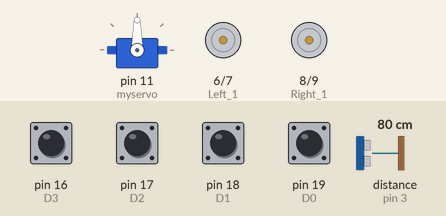
Bench run of a sketch on a simulated Arduino Uno, built with avr-gcc and run on an emulated ATmega328P. Parts: servo, motor-driver pin pairs drawn as motors (green arrow = first pin HIGH = forward, orange = second pin HIGH = backward, longer = more drive, scaled by the enable pin). Wiring (inferred from the names in the program): ultrasonic range finder: trigger pin 2; echo pin 3. The inputs (shaded band) are chosen by the test bench; at power-on: pin 16 (D3), pin 17 (D2), pin 18 (D1), pin 19 (D0) HIGH, distance to the obstacle (sensor on pin 3) 80 cm. The echo pulse lasts 58.3 µs per cm; what the sketch prints to the serial monitor is not drawn.

Above: at 0.1 s.
At 1.3 s:
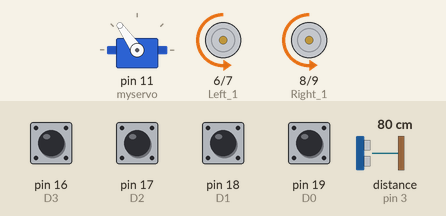
At 4.5 s:
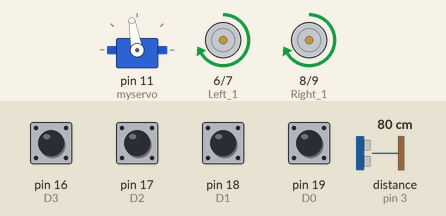
At 5.6 s:
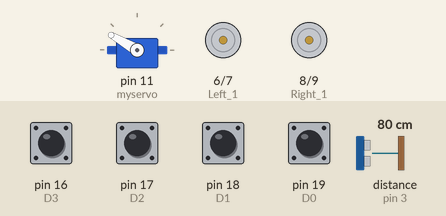
At 6.6 s:
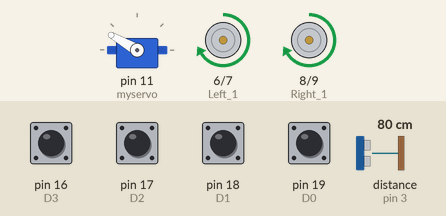
At 7.7 s:
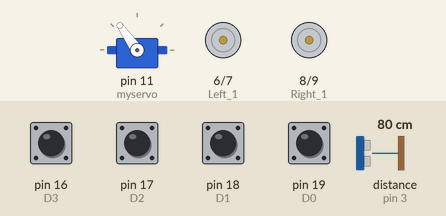
Timing chart, 0 to 9.2 s (numbered marks = the images above):
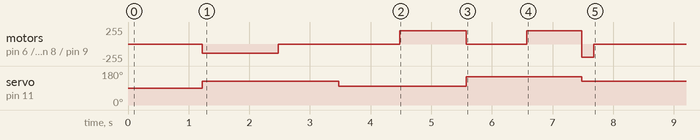

The sketch:

Arduino.ino
```cpp
#include <Servo.h>
Servo myservo;  // create servo object to control a servo

const int EnableL = 5;
const int Left_1 = 6;        // LEFT SIDE MOTOR
const int Left_2 = 7;

const int EnableR = 10;
const int Right_1 = 8;       //RIGHT SIDE MOTOR
const int Right_2 = 9;

const int D0 = 19;        	//Raspberry pin 13    LSB
const int D1 = 18;        	//Raspberry pin 6
const int D2 = 17;        	//Raspberry pin 14
const int D3 = 16;        	//Raspberry pin 10    MSB

int a, b, c, d, data;

#define right1_angle  140   //  while moving    (small angle)
#define left1_angle   110   //  while moving    (small angle)
#define default_angle 125   // Straight Angle	// Default 125

#define Moving_Speed  140   // Moving speed for motors
#define Parking_Speed 140


// defines ultrasonic pins numbers
const int trigPin = 2;
const int echoPin = 3;

// defines ultrasonic variables
long duration;
int distance;


void setup() {

  /*  Serial Communication -- To debug using Laptop */
  Serial.begin(9600); 			// Set the baud rate to 9600

  // 	Define Motors Pins
  pinMode(EnableL, OUTPUT);		//Setting Left Motor pins to OUTPUT
  pinMode(Left_1, OUTPUT);
  pinMode(Left_2, OUTPUT);

  pinMode(EnableR, OUTPUT);		//Setting Right Motor pins to OUTPUT
  pinMode(Right_1, OUTPUT);
  pinMode(Right_2, OUTPUT);

  //Define the moving speed on the PWM pins
  analogWrite(EnableL, Moving_Speed);
  analogWrite(EnableR, Moving_Speed);

  // Define Raspberry pi input pins
  pinMode(D0, INPUT_PULLUP);
  pinMode(D1, INPUT_PULLUP);
  pinMode(D2, INPUT_PULLUP);
  pinMode(D3, INPUT_PULLUP);

  myservo.attach(11);  // attaches the servo on pin 11 to the servo object

  //	Define Ultrasonic Pins
  pinMode(trigPin, OUTPUT); // Sets the trigPin as an Output
  pinMode(echoPin, INPUT); // Sets the echoPin as an Input
}

void Data()
{
  a = digitalRead(D0);  //Store in these varaibles (0 or 1)
  b = digitalRead(D1);
  c = digitalRead(D2);
  d = digitalRead(D3);

  data = 8 * d + 4 * c + 2 * b + a;  // Convert to decimal value
}

// Move Forward
void Forward()
{
  digitalWrite(Left_1, LOW);     // Set pin 1 of left motor to low
  digitalWrite(Left_2, HIGH);    // Set pin 2 of left motor to high
  //analogWrite(EnableL, 150);

  digitalWrite(Right_1, LOW);    // Set pin 1 of right motor to low
  digitalWrite(Right_2, HIGH);   // Set pin 2 of right motor to high
  //analogWrite(EnableR, 150);


  myservo.write(default_angle);  // Make the servo Straight
}

// Move Backward
void Backward()
{
  digitalWrite(Left_1, HIGH);    // Set pin 1 of left motor to high
  digitalWrite(Left_2, LOW);     // Set pin 2 of left motor to low
  //analogWrite(EnableL, 150);

  digitalWrite(Right_1, HIGH);  // Set pin 1 of right motor to high
  digitalWrite(Right_2, LOW);   // Set pin 2 of left motor to low
  //analogWrite(EnableR, 150);

  myservo.write(default_angle); // Make the servo Straight


}

// Stop all + return the servo to original position
void Stop()
{
    //set pin1 and pin2 to low for left motor
  digitalWrite(Left_1, LOW);
  digitalWrite(Left_2, LOW);
  //analogWrite(EnableL, 0);

  // Set pin 1 of left motor to high
  digitalWrite(Right_1, LOW);
  digitalWrite(Right_2, LOW);
  //analogWrite(EnableR, 0);

  myservo.write(default_angle);
}

//  turn servo left + move forward
void Left1()
{
  digitalWrite(Left_1, LOW);
  digitalWrite(Left_2, HIGH);
  //analogWrite(EnableL, 150);

  digitalWrite(Right_1, LOW);
  digitalWrite(Right_2, HIGH);
  //analogWrite(EnableR, 150);

  myservo.write(left1_angle); // Make the servo Straight
}


//  turn servo right + move forward
void Right1()
{
  digitalWrite(Left_1, LOW);    // Set pin1 of left motor to low
  digitalWrite(Left_2, HIGH);   // Set pin2 of left motor to high
  //analogWrite(EnableL, 150);

  digitalWrite(Right_1, LOW);   // Set pin1 of right motor to low
  digitalWrite(Right_2, HIGH);  // Set pin1 of right motor to high
  //analogWrite(EnableR, 150); //200

  myservo.write(right1_angle);  // turn servo right
}

void ultrasonic_update_distance()
{
  // Clears the trigPin
  digitalWrite(trigPin, LOW);
  delayMicroseconds(2);
  // Sets the trigPin on HIGH state for 10 micro seconds
  digitalWrite(trigPin, HIGH);
  delayMicroseconds(10);
  digitalWrite(trigPin, LOW);
  // Reads the echoPin, returns the sound wave travel time in microseconds
  duration = pulseIn(echoPin, HIGH);
  // Calculating the distance
  distance = duration * 0.034 / 2;
  // Prints the distance on the Serial Monitor
  Serial.print("Distance = ");
  Serial.println(distance);
}


void normal_operation()
{
  Data(); // Converts the output of the raspi to decimal
    if(data==0)
    {
    Serial.println("Forward Order Received");
     Forward();
    }

    else if(data==1)
    {
    Serial.println("Right1 Order Received");
     Right1();
    }


    else if(data==2)
    {
    Serial.println("Left1 Order Received");
     Left1();
    }
}


void Parking ()
{
    Forward();
    delay(1250);    // move forward for 1.25s
    Stop();
    delay(1000);

    //  angle to right
    myservo.write(100);
    delay(1000);

    //  backward
    digitalWrite(Left_1, HIGH);
    digitalWrite(Left_2, LOW);
    analogWrite(EnableL, 200);  //Set left motor speed to 200

    digitalWrite(Right_1, HIGH);
    digitalWrite(Right_2, LOW);
    analogWrite(EnableR, 200);  //Set right motor speed to 200

    delay(1100);
    Stop();

    myservo.write(150);     // Make servo turn right
    delay(1000);

    //  backward
    digitalWrite(Left_1, HIGH);
    digitalWrite(Left_2, LOW);
    analogWrite(EnableL, 200);

    digitalWrite(Right_1, HIGH);
    digitalWrite(Right_2, LOW);
    analogWrite(EnableR, 200);  //Set right motor speed to 200

    delay(900);
    Stop();

    Forward();
    delay(200);
    Stop();
}


bool Park_spot_scan = 0;
int initial_time = 0;
int Current_time = 0;

void loop()
{
  ultrasonic_update_distance();
  if (distance < 30) //Checks for obstacles
  {
    normal_operation();  // Keep detecting the lane
    Serial.println("move");
    Park_spot_scan = 0;
  }


  else if (distance > 30 && !Park_spot_scan) // If an empty place spotted
  {
    initial_time = millis();
    Park_spot_scan = 1;
    Serial.println("Started_Park_scan");
  }

  if(Park_spot_scan && distance > 30){  		// Checks the width of the parking spot
     Serial.println("scanning for parking");
     normal_operation();
     Current_time = millis();
     if (Current_time - initial_time >= 1200){  // Checks if the width is suitable
      Stop();
      Parking();
      while (1)
      {
        Serial.println("stop");
      }
     }
  }

}
```

Measured:
- by itself, servo on pin 11 (myservo): 90° → 125° at 1.2 s, → 100° 2.3 s later, → 150° 2.1 s later, → 125° 1.9 s later
- by itself, motor on pin 6 (Left_1) / pin 7 (Left_2), motor on pin 8 (Right_1) / pin 9 (Right_2): stopped → backward 140/255 at 1.2 s, → stopped 1.3 s later, → forward 200/255 2.0 s later, → stopped 1.1 s later, … (7 changes in this stretch)
